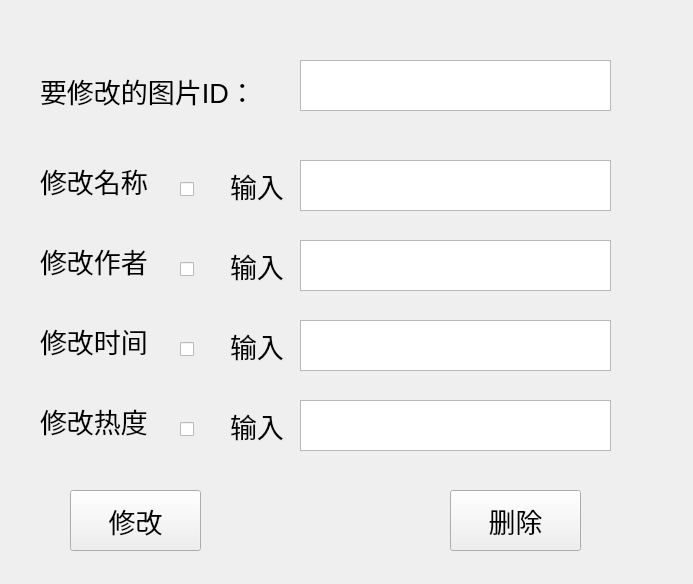
<?xml version="1.0" encoding="UTF-8"?>
<ui version="4.0">
 <class>change_info</class>
 <widget class="QWidget" name="change_info">
  <property name="geometry">
   <rect>
    <x>0</x>
    <y>0</y>
    <width>693</width>
    <height>584</height>
   </rect>
  </property>
  <property name="windowTitle">
   <string>Form</string>
  </property>
  <widget class="QLabel" name="label">
   <property name="geometry">
    <rect>
     <x>40</x>
     <y>60</y>
     <width>271</width>
     <height>61</height>
    </rect>
   </property>
   <property name="font">
    <font>
     <family>Arial</family>
     <pointsize>20</pointsize>
    </font>
   </property>
   <property name="text">
    <string>要修改的图片ID：</string>
   </property>
  </widget>
  <widget class="QTextEdit" name="id_input">
   <property name="geometry">
    <rect>
     <x>300</x>
     <y>60</y>
     <width>311</width>
     <height>51</height>
    </rect>
   </property>
  </widget>
  <widget class="QCheckBox" name="namebox">
   <property name="geometry">
    <rect>
     <x>180</x>
     <y>180</y>
     <width>21</width>
     <height>19</height>
    </rect>
   </property>
   <property name="text">
    <string/>
   </property>
  </widget>
  <widget class="QLabel" name="label_2">
   <property name="geometry">
    <rect>
     <x>40</x>
     <y>150</y>
     <width>141</width>
     <height>61</height>
    </rect>
   </property>
   <property name="font">
    <font>
     <family>Arial</family>
     <pointsize>20</pointsize>
    </font>
   </property>
   <property name="text">
    <string>修改名称</string>
   </property>
  </widget>
  <widget class="QLabel" name="label_3">
   <property name="geometry">
    <rect>
     <x>40</x>
     <y>230</y>
     <width>141</width>
     <height>61</height>
    </rect>
   </property>
   <property name="font">
    <font>
     <family>Arial</family>
     <pointsize>20</pointsize>
    </font>
   </property>
   <property name="text">
    <string>修改作者</string>
   </property>
  </widget>
  <widget class="QCheckBox" name="artistbox">
   <property name="geometry">
    <rect>
     <x>180</x>
     <y>260</y>
     <width>21</width>
     <height>19</height>
    </rect>
   </property>
   <property name="text">
    <string/>
   </property>
  </widget>
  <widget class="QLabel" name="label_4">
   <property name="geometry">
    <rect>
     <x>40</x>
     <y>310</y>
     <width>141</width>
     <height>61</height>
    </rect>
   </property>
   <property name="font">
    <font>
     <family>Arial</family>
     <pointsize>20</pointsize>
    </font>
   </property>
   <property name="text">
    <string>修改时间</string>
   </property>
  </widget>
  <widget class="QCheckBox" name="timebox">
   <property name="geometry">
    <rect>
     <x>180</x>
     <y>340</y>
     <width>21</width>
     <height>19</height>
    </rect>
   </property>
   <property name="text">
    <string/>
   </property>
  </widget>
  <widget class="QLabel" name="label_5">
   <property name="geometry">
    <rect>
     <x>40</x>
     <y>390</y>
     <width>141</width>
     <height>61</height>
    </rect>
   </property>
   <property name="font">
    <font>
     <family>Arial</family>
     <pointsize>20</pointsize>
    </font>
   </property>
   <property name="text">
    <string>修改热度</string>
   </property>
  </widget>
  <widget class="QCheckBox" name="hotbox">
   <property name="geometry">
    <rect>
     <x>180</x>
     <y>420</y>
     <width>31</width>
     <height>19</height>
    </rect>
   </property>
   <property name="text">
    <string/>
   </property>
  </widget>
  <widget class="QTextEdit" name="name_in">
   <property name="geometry">
    <rect>
     <x>300</x>
     <y>160</y>
     <width>311</width>
     <height>51</height>
    </rect>
   </property>
  </widget>
  <widget class="QLabel" name="label_6">
   <property name="geometry">
    <rect>
     <x>230</x>
     <y>170</y>
     <width>71</width>
     <height>31</height>
    </rect>
   </property>
   <property name="font">
    <font>
     <family>Arial</family>
     <pointsize>20</pointsize>
    </font>
   </property>
   <property name="text">
    <string>输入</string>
   </property>
  </widget>
  <widget class="QLabel" name="label_7">
   <property name="geometry">
    <rect>
     <x>230</x>
     <y>250</y>
     <width>71</width>
     <height>31</height>
    </rect>
   </property>
   <property name="font">
    <font>
     <family>Arial</family>
     <pointsize>20</pointsize>
    </font>
   </property>
   <property name="text">
    <string>输入</string>
   </property>
  </widget>
  <widget class="QTextEdit" name="artist_in">
   <property name="geometry">
    <rect>
     <x>300</x>
     <y>240</y>
     <width>311</width>
     <height>51</height>
    </rect>
   </property>
  </widget>
  <widget class="QLabel" name="label_8">
   <property name="geometry">
    <rect>
     <x>230</x>
     <y>330</y>
     <width>71</width>
     <height>31</height>
    </rect>
   </property>
   <property name="font">
    <font>
     <family>Arial</family>
     <pointsize>20</pointsize>
    </font>
   </property>
   <property name="text">
    <string>输入</string>
   </property>
  </widget>
  <widget class="QTextEdit" name="time_in">
   <property name="geometry">
    <rect>
     <x>300</x>
     <y>320</y>
     <width>311</width>
     <height>51</height>
    </rect>
   </property>
  </widget>
  <widget class="QLabel" name="label_9">
   <property name="geometry">
    <rect>
     <x>230</x>
     <y>410</y>
     <width>71</width>
     <height>31</height>
    </rect>
   </property>
   <property name="font">
    <font>
     <family>Arial</family>
     <pointsize>20</pointsize>
    </font>
   </property>
   <property name="text">
    <string>输入</string>
   </property>
  </widget>
  <widget class="QTextEdit" name="hot_in">
   <property name="geometry">
    <rect>
     <x>300</x>
     <y>400</y>
     <width>311</width>
     <height>51</height>
    </rect>
   </property>
  </widget>
  <widget class="QPushButton" name="change">
   <property name="geometry">
    <rect>
     <x>70</x>
     <y>490</y>
     <width>131</width>
     <height>61</height>
    </rect>
   </property>
   <property name="font">
    <font>
     <family>Arial</family>
     <pointsize>20</pointsize>
    </font>
   </property>
   <property name="text">
    <string>修改</string>
   </property>
  </widget>
  <widget class="QPushButton" name="del">
   <property name="geometry">
    <rect>
     <x>450</x>
     <y>490</y>
     <width>131</width>
     <height>61</height>
    </rect>
   </property>
   <property name="font">
    <font>
     <family>Arial</family>
     <pointsize>20</pointsize>
    </font>
   </property>
   <property name="text">
    <string>删除</string>
   </property>
  </widget>
 </widget>
 <resources/>
 <connections/>
</ui>
